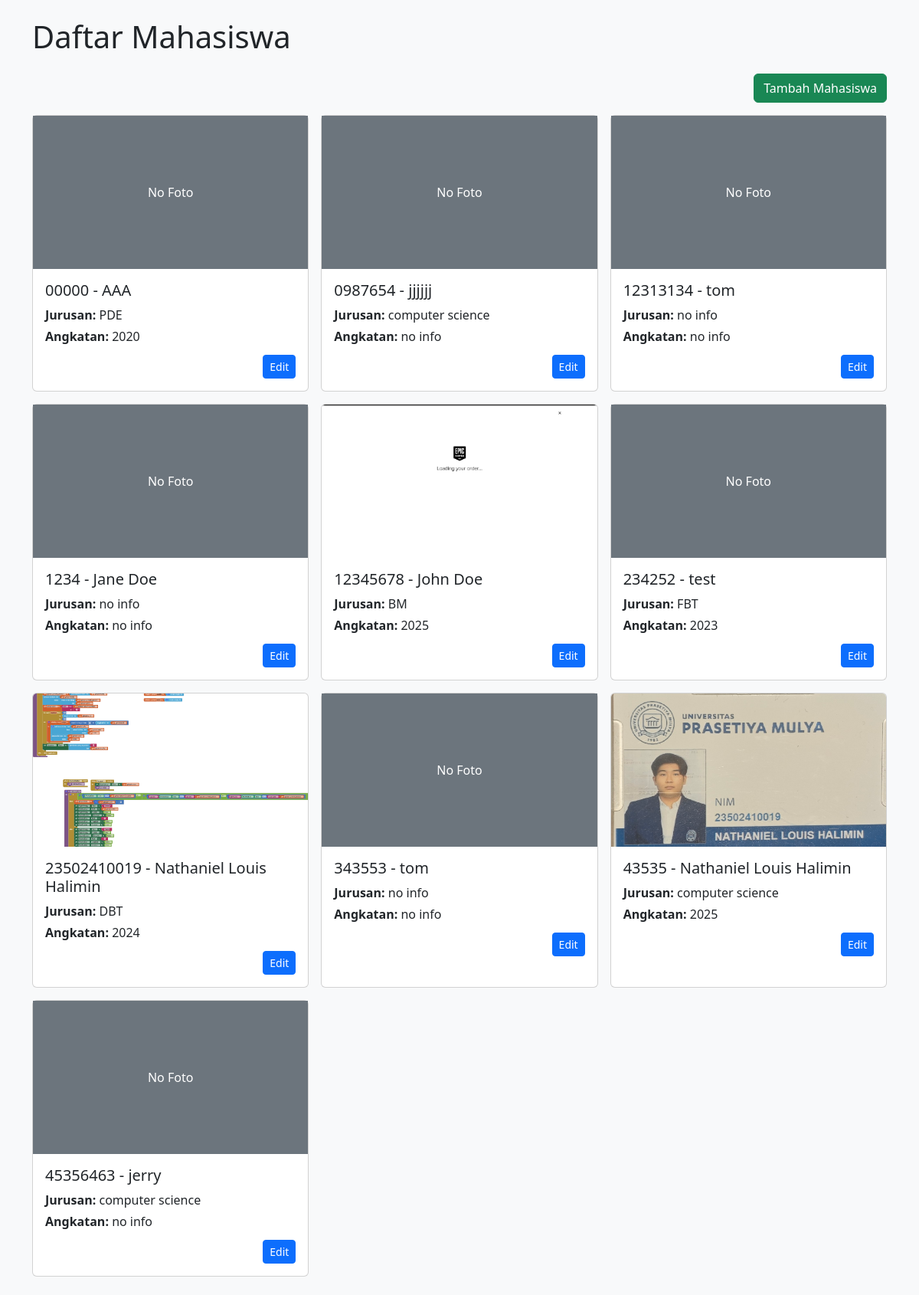
Screenshot of /mahasiswa/ with the database file from the repository.
### mahasiswa/models.py (models this page shows, shortened)
class Mahasiswa(models.Model):
    nim = models.CharField("NIM", max_length=20, unique=True)
    nama = models.CharField("Nama", max_length=100)
    jurusan = models.CharField("Jurusan", max_length=100, blank=True)
    angkatan = models.PositiveIntegerField("Angkatan", blank=True, null=True)
    foto = models.ImageField("Foto", upload_to='fotos/', blank=True, null=True)
    class Meta:
        verbose_name = "Mahasiswa"
        verbose_name_plural = "Mahasiswa"

### mahasiswa/views.py (the view)
# urls.py: path('', views.daftar_mahasiswa, name='daftar'),
def daftar_mahasiswa(request):
    mahasiswa_list = Mahasiswa.objects.all().order_by('nim')
    return render(request, 'mahasiswa/list.html', {'mahasiswa_list': mahasiswa_list})

### mahasiswa/templates/mahasiswa/list.html (shortened to what this page needs)
<!doctype html>
<html lang="id">
  <head>
    <link href="https://cdn.jsdelivr.net/npm/bootstrap@5.3.2/dist/css/bootstrap.min.css" rel="stylesheet">
  </head>
  <body class="bg-light">
    <div class="container py-4">
      <h1 class="mb-4">Daftar Mahasiswa</h1>
    <div class="d-flex justify-content-end mb-3">
        <a href="{% url 'mahasiswa:tambah' %}" class="btn btn-success">Tambah Mahasiswa</a>
    </div>
      <div class="row g-3">
        {% for m in mahasiswa_list %}
        <div class="col-12 col-sm-6 col-md-4 col-lg-4">
          <div class="card h-100">
            {% if m.foto %}
              <img src="{{ m.foto.url }}" class="card-img-top" alt="{{ m.nama }}" style="object-fit:cover; height:200px;">
            {% else %}
              <div class="bg-secondary text-white d-flex align-items-center justify-content-center" style="height:200px;">No Foto</div>
            {% endif %}
            <div class="card-body d-flex flex-column">
              <h5 class="card-title">{{ m.nim }} - {{ m.nama }}</h5>
              <p class="card-text mb-1"><strong>Jurusan:</strong> {{ m.jurusan|default:"no info" }}</p>
              <p class="card-text mb-1"><strong>Angkatan:</strong> {{ m.angkatan|default:"no info" }}</p>
              <div class="d-flex justify-content-end mt-2">
                <a href="{% url 'mahasiswa:edit' m.pk %}" class="btn btn-sm btn-primary">Edit</a>
              </div>
            </div>
          </div>
        </div>
        {% empty %}
        <p>No data.</p>
        {% endfor %}
      </div>
    </div>
  </body>
</html>

### rows the page displays
Mahasiswa: foto "No Foto", nim "00000", nama "AAA", jurusan "PDE", angkatan "2020"
Mahasiswa: foto "No Foto", nim "0987654", nama "jjjjjj", jurusan "computer science", angkatan "no info"
Mahasiswa: foto "No Foto", nim "12313134", nama "tom", jurusan "no info", angkatan "no info"
Mahasiswa: foto "No Foto", nim "1234", nama "Jane Doe", jurusan "no info", angkatan "no info"
Mahasiswa: foto (picture), nim "12345678", nama "John Doe", jurusan "BM", angkatan "2025"
Mahasiswa: foto "No Foto", nim "234252", nama "test", jurusan "FBT", angkatan "2023"
Mahasiswa: foto (picture), nim "23502410019", nama "Nathaniel Louis Halimin", jurusan "DBT", angkatan "2024"
Mahasiswa: foto "No Foto", nim "343553", nama "tom", jurusan "no info", angkatan "no info"
Mahasiswa: foto (picture), nim "43535", nama "Nathaniel Louis Halimin", jurusan "computer science", angkatan "2025"
Mahasiswa: foto "No Foto", nim "45356463", nama "jerry", jurusan "computer science", angkatan "no info"
